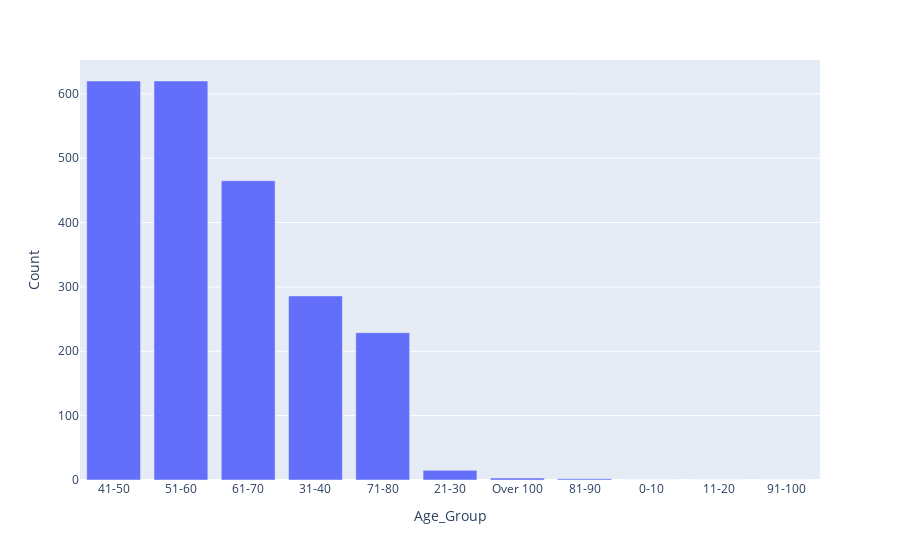

Notebook source saved alongside this figure:
### Markdown cell above
## Age Distribution

### Code cell
# Calculate the count of each category
cusomers_age_group = customers_data.Age_Group.value_counts().reset_index()

cusomers_age_group.columns = ["Age_Group", "Count"]
                                            
fig = px.bar(cusomers_age_group, x="Age_Group", y="Count")
fig.show()

### Figure 1 — Plotly figure (JSON) as saved in the notebook; plotly's stock layout.template omitted (floating-point values rounded to 4 significant figures)
{"data": [{"alignmentgroup": "True", "hovertemplate": "Age_Group=%{x}<br>Count=%{y}<extra></extra>", "legendgroup": "", "marker": {"color": "#636efa", "pattern": {"shape": ""}}, "name": "", "offsetgroup": "", "orientation": "v", "showlegend": false, "textposition": "auto", "type": "bar", "x": ["41-50", "51-60", "61-70", "31-40", "71-80", "21-30", "Over 100", "81-90", "0-10", "11-20", "91-100"], "xaxis": "x", "y": [620, 620, 465, 286, 229, 15, 3, 2, 0, 0, 0], "yaxis": "y"}], "layout": {"barmode": "relative", "legend": {"tracegroupgap": 0}, "margin": {"t": 60}, "xaxis": {"anchor": "y", "domain": [0.0, 1.0], "title": {"text": "Age_Group"}}, "yaxis": {"anchor": "x", "domain": [0.0, 1.0], "title": {"text": "Count"}}}}
